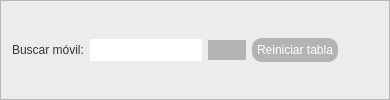
    <widget class="QFrame" name="frame_12">
     <property name="styleSheet">
      <string notr="true">background-color:#EBEDED;</string>
     </property>
     <property name="frameShape">
      <enum>QFrame::StyledPanel</enum>
     </property>
     <property name="frameShadow">
      <enum>QFrame::Raised</enum>
     </property>
     <layout class="QVBoxLayout" name="verticalLayout_15">
      <item>
       <layout class="QHBoxLayout" name="horizontalLayout_17">
        <item>
         <widget class="QLabel" name="label_user_12">
          <property name="sizePolicy">
           <sizepolicy hsizetype="Fixed" vsizetype="Fixed">
            <horstretch>50</horstretch>
            <verstretch>0</verstretch>
           </sizepolicy>
          </property>
          <property name="minimumSize">
           <size>
            <width>0</width>
            <height>0</height>
           </size>
          </property>
          <property name="styleSheet">
           <string notr="true">font: 11pt &quot;MS Shell Dlg 2&quot;;
color:#333333;
max-width:5em;</string>
          </property>
          <property name="text">
           <string>Buscar móvil:</string>
          </property>
         </widget>
        </item>
        <item>
         <widget class="QLineEdit" name="label_search">
          <property name="sizePolicy">
           <sizepolicy hsizetype="Maximum" vsizetype="Fixed">
            <horstretch>0</horstretch>
            <verstretch>0</verstretch>
           </sizepolicy>
          </property>
          <property name="styleSheet">
           <string notr="true">background-color: white;
border-style: outset;
border-radius: 12px;
font: 10pt &quot;MS Shell Dlg 2&quot;;
color: #333333;
max-width: 10em;
min-width:10em;
padding: 3px;</string>
          </property>
         </widget>
        </item>
        <item>
         <widget class="QPushButton" name="search_item">
          <property name="styleSheet">
           <string notr="true">background-color: #B3B3B3;
border-style: outset;
border-radius: 13px;
font: 10pt &quot;MS Shell Dlg 2&quot;;
color: #333333;
padding: 3px;
max-width:1.3em;
max-height:1.3em;
min-width:1.3em;
min-height:1.3em;</string>
          </property>
          <property name="text">
           <string/>
          </property>
          <property name="autoDefault">
           <bool>true</bool>
          </property>
         </widget>
        </item>
        <item>
         <widget class="QPushButton" name="pushButton">
          <property name="styleSheet">
           <string notr="true">background-color:#B3B3B3;
border-style: outset;
border-radius: 10px;
border-color: black;
min-width:3em;
font: 10pt &quot;MS Shell Dlg 2&quot;;
padding: 5px;
color:white;</string>
          </property>
          <property name="text">
           <string>Reiniciar tabla</string>
          </property>
         </widget>
        </item>
        <item>
         <spacer name="horizontalSpacer_31">
          <property name="orientation">
           <enum>Qt::Horizontal</enum>
          </property>
          <property name="sizeHint" stdset="0">
           <size>
            <width>40</width>
            <height>20</height>
           </size>
          </property>
         </spacer>
        </item>
       </layout>
      </item>
     </layout>
    </widget>
